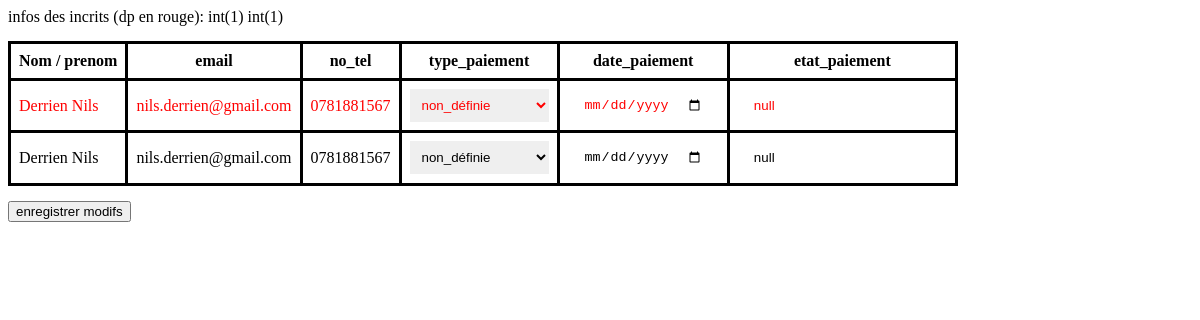
The app's page /pages/affichage_inscrits.php, older data.
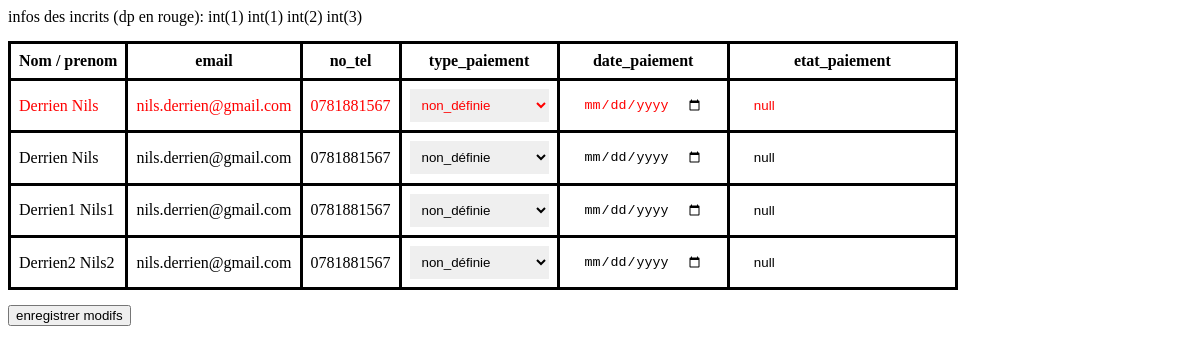
The same page, newer data.
### tables this page shows
CREATE TABLE inscrits(
        id INTEGER PRIMARY KEY AUTOINCREMENT,
        nom varchar,
        prenom varchar,
        niveau varchar,
        mdp varchar,
        date_naissance date,
        ville varchar,
        code_postal numeric,
        nom_rue varchar,
        no_rue numeric,
        pays varchar,
        e_mail varchar,
        date_certif date,
        no_tel varchar,
        allergies varchar,
        chemin_fichier varchar,
        caci_valide boolean default false
);

### functions/bdd.php (called while the page is built, shortened)
<?php
function get_user_by_id(int $user_id)
{
    $PDO = new PDO('sqlite:../data/data.db');
    $stmt = $PDO->prepare("select * from inscrits where id = ?");
    $stmt->execute([$user_id]);
    $user = $stmt->fetch(PDO::FETCH_ASSOC);
    return $user;
}
        ?>
        <?php
function get_sortie_users($id_sortie)
{
    $PDO = new PDO('sqlite:../data/data.db');
    $stmt = $PDO->prepare("select id_user from sortie_users where id_sortie = ?");
    $stmt->execute([$id_sortie]);
    $sortie = $stmt->fetchAll(PDO::FETCH_ASSOC);
    return $sortie;
}
function get_infos_paiement($id_sortie, $id_user){
    $PDO = new PDO('sqlite:../data/data.db');
    $stmt = $PDO->prepare("select type_paiement, date_paiement, etat_paiement from sortie_users where id_sortie = ? and id_user = ?");
    $stmt->execute([$id_sortie, $id_user]);
    $infos_paiement = $stmt->fetch(PDO::FETCH_ASSOC);
    return $infos_paiement;
}
?>

### pages/affichage_inscrits.php (the view, shortened to what this page needs)
<?php
require '../functions/bdd.php';
$id_sortie = 1;
$sortie = get_sortie($id_sortie);
$sortie_users = get_sortie_users($id_sortie);
$organisateur = get_user_by_id($sortie['organisateur']);
$infos_peiement_organisateur = get_infos_paiement($id_sortie, $organisateur['id']);
for ($i = 0; $i < count($sortie_users); $i++) {
    $id_user = $sortie_users[$i]['id_user'];
    $sortie_users[$i] = get_user_by_id($id_user);
    $infos_paiement_users[$i] = get_infos_paiement($id_sortie, $id_user);
}
function select_type_paiement($id_user, $type_actuel): string
{
    $types_paiement = [
        'null' => 'non_définie',
        'carte' => 'en cours (carte)',
        'liquide' => 'en cours (liquide)'
    ];
    var_dump($id_user);
    $html = "<select name='{$id_user}_type_paiement'>";
    foreach ($types_paiement as $value => $label) {
        $html .= "<option value='$value'>$label</option>";
    }
    $html .= "</select>";
    return $html;
}
function select_date_paiement($id_user, $ancienn_date): string
{
    if($ancienn_date == null){
        $html = "<label >
        <input type='date' value='null' name='{$id_user}_date_paiement'>
        </label>";
    } else {
        $html = "<label >
        <input type='date' value='$ancienn_date' name='{$id_user}_date_paiement'>
    </label>";
    }
    return $html;
}
function select_etat_paiement($id_user, $ancien_etat): string
{
    if ($ancien_etat == null) {
        $html = "<label>
            <input type='text' value='null' name='{$id_user}_etat_paiement'>
        </label>";
    } else {
        $html = "<label>
            <input type='text' value='{$ancien_etat}' name='{$id_user}_etat_paiement'>
        </label>";
    }
    return $html;
}
require '../pages/header.php';
?>
<form action=""
      method="POST">
    infos des incrits (dp en rouge):
    <table>
        <tr>
            <th>Nom / prenom</th>
            <th>email</th>
            <th>no_tel</th>
            <th>type_paiement</th>
            <th>date_paiement</th>
            <th>etat_paiement</th>
        </tr>
        <?php
        echo "
    <tr class='tab_organisateur'>
        <td>" . $organisateur['nom'] . " " . $organisateur['prenom'] . "</td>
        <td>" . $organisateur['e_mail'] . "</td>
        <td>" . $organisateur['no_tel'] . "</td>
        <td>" . select_type_paiement($organisateur['id'], $infos_peiement_organisateur['type_paiement']) . "</td>
        <td>" . select_date_paiement($organisateur['id'], $infos_peiement_organisateur['date_paiement']) . "</td>
        <td>" . select_etat_paiement($organisateur['id'], $infos_peiement_organisateur['etat_paiement']) . "</td>
    </tr>";
for ($i = 0; $i < count($sortie_users); $i++) {
    $id_user = $sortie_users[$i]['id'];
    echo "
    <input type='hidden' value='{$id_user}' name='id_sortie_user'>
    <tr>
        <td>" . $sortie_users[$i]['nom'] . " " . $sortie_users[$i]['prenom'] . "</td>
        <td>" . $sortie_users[$i]['e_mail'] . "</td>
        <td>" . $sortie_users[$i]['no_tel'] . "</td>
        <td>" . select_type_paiement($id_user, $infos_paiement_users[$i]['type_paiement']) . "</td>
        <td>" . select_date_paiement($id_user, $infos_paiement_users[$i]['date_paiement']) . "</td>
        <td>" . select_etat_paiement($id_user, $infos_paiement_users[$i]['etat_paiement']) . "</td>
    </tr>";
        }
        ?>
    </table>
    <input type="submit" value="enregistrer modifs">
</form>

### pages/header.php (shortened to what this page needs)
<!DOCTYPE html>
<html lang="en">
<head>
    <link rel="stylesheet" href="basic.css">
</head>

### pages/basic.css (style rules this page uses)
form { display: flex; flex-direction: column; gap: 15px; max-width: fit-content; }
form input { max-width: fit-content; }
table { border-collapse: collapse; }
table * { border: 3px solid black; padding: 0.5rem; }
table td *, table th * { border: none; }
.tab_organisateur td , .tab_organisateur td * { color: red; }

Row changes from the older to the newer data that the page shows:
added inscrits: nom "Derrien1", prenom "Nils1", e_mail "nils.derrien@gmail.com", no_tel "0781881567", id "non_définie"
added inscrits: nom "Derrien2", prenom "Nils2", e_mail "nils.derrien@gmail.com", no_tel "0781881567", id "non_définie"
Text that changed along with them:
text no longer shown: "infos des incrits (dp en rouge): int(1) int(1)"
text now shown: "infos des incrits (dp en rouge): int(1) int(1) int(2) int(3)"
